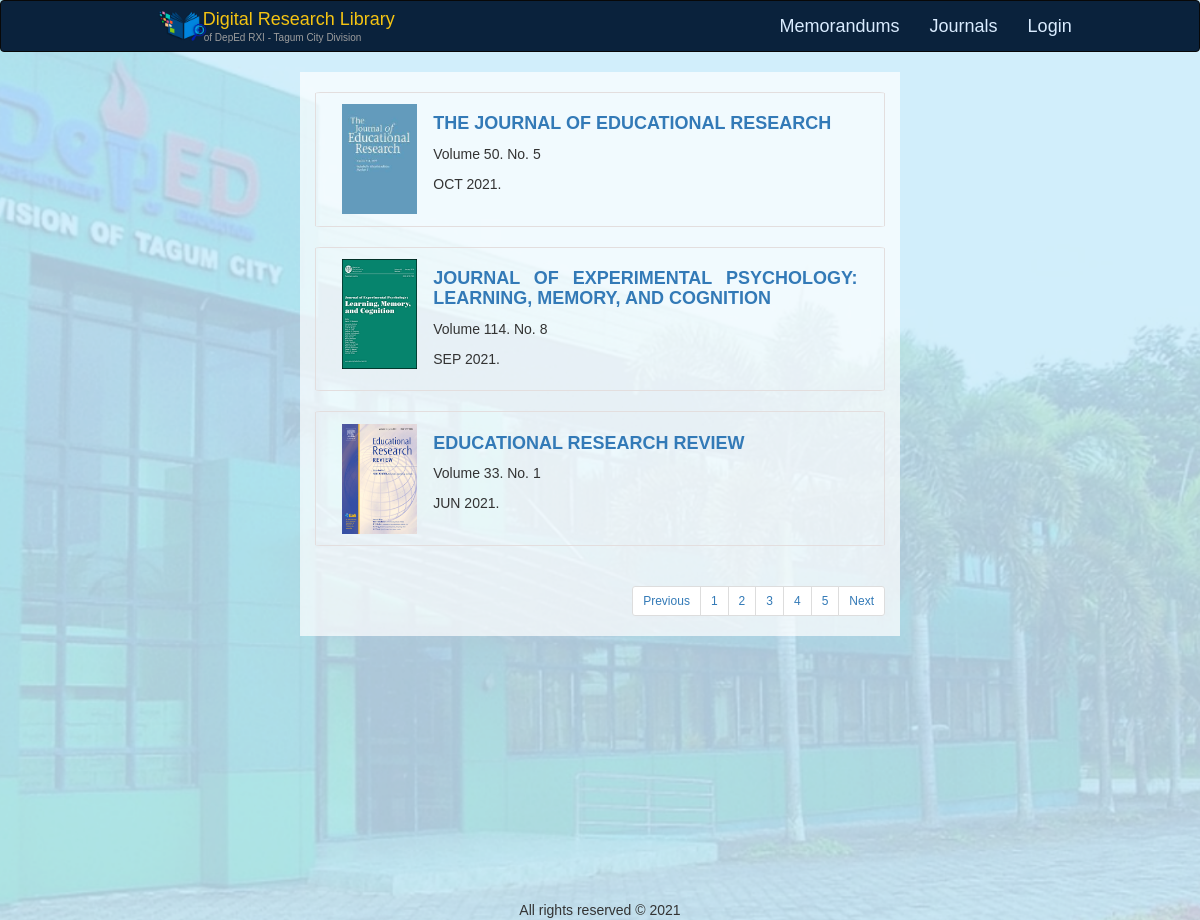
Page /pages/journals.php on the committed database.
### tables this page shows
CREATE TABLE `research_journal` (
  `journal_id` int(255) NOT NULL,
  `journal_user_id` int(255) NOT NULL COMMENT 'user who uploaded the journal',
  `journal_title` varchar(1024) NOT NULL,
  `journal_description` varchar(2048) NOT NULL,
  `journal_volume` int(255) NOT NULL,
  `journal_issue` int(255) NOT NULL,
  `journal_issn` varchar(1024) NOT NULL,
  `journal_publisher_name` varchar(1024) NOT NULL,
  `journal_date_publish` date NOT NULL,
  `journal_editor_team` varchar(1024) NOT NULL,
  `journal_filename` varchar(1024) NOT NULL,
  `journal_filepath` varchar(1024) NOT NULL,
  `journal_posted_at` datetime NOT NULL,
  `journal_updated_at` datetime NOT NULL,
  `journal_photo` varchar(1024) NOT NULL
);

### pages/journals.php (the view, shortened to what this page needs)
<?php
include "../database/db_config.php";
?>
<DOCTYPE! html>
<html>
	<head>
		<link rel="stylesheet" href="https://cdnjs.cloudflare.com/ajax/libs/font-awesome/4.7.0/css/font-awesome.min.css">
		<link rel="stylesheet" type="text/css" href="../bootstrap-3.3.7-dist/css/bootstrap.css">
		<link rel="stylesheet" type="text/css" href="../bootstrap-3.3.7-dist/css/bootstrap.min.css">
		<link rel="stylesheet" type="text/css" href="../css/body_css.css">
		<link rel="stylesheet" type="text/css" href="../css/footer_css.css">
		<link rel="stylesheet" type="text/css" href="../css/nav_css.css">
	</head>
	<body class="bg-light">
		<nav class="navbar navbar-inverse col-md-12">
		  	<div class="container-fluid col-md-10 col-md-offset-1">
			    <div class="navbar-header col-sm-6">
			      	<a class="navbar-brand nav_title_a col-sm-12" href="<?=(!isset($_SESSION['user']))? "index.php" : "homepage.php"?>">
			      		<span class="col-sm-1"><img   src="../images/logo1.png" height="30px" width="50px"></span>
			      			<span class="title_brand_nav col-sm-11" style="margin-top:-2px;">
			      				&nbsp; Digital Research Library
			      			</span>
			      			<br>
			      			<h6 class="title_nav_p col-sm-11" style="margin-top:1px;font-size:10px;">
			      				&nbsp;&nbsp;&nbsp;&nbsp;of DepEd RXI - Tagum City Division
			      			</h6>
			      	</a>
			    </div>
			    <ul class="nav title_brand navbar-nav navbar-right">
			    	<li class="title_brand" ><a class="title_brand" href="memorandum.php">Memorandums</a></li>
			    	<li class="title_brand" ><a class="title_brand" href="journals.php">Journals</a></li>
			      	<?php
						if (!isset($_SESSION['user'])) {
							echo "<li class=\"title_brand\" ><a class=\"title_brand\" href=\"login.php\">Login</a></li>";
						}
					?>
			    </ul>
		  	</div>
		</nav>
		<div class="container-fluid content">
		  	<div class="row content " >
			    <div class="col-sm-3 sidenav" >
			    </div>
			    <div class="col-sm-6 center_content body_middle">
			    	<br>
					<?php
						$query = "SELECT * FROM research_journal ORDER BY journal_date_publish DESC";
						if ($result = $db->query($query)){
							$defaultImg = "default_journal_photo.png";
							while ($row = $result->fetch_assoc()){
								$jid = $row['journal_id'];
								$jtitle = $row['journal_title'];
								$jvol = $row['journal_volume'];
								$jissue = $row['journal_issue'];
								$mDate = strtotime($row['journal_date_publish']);
								$jphoto = empty($row['journal_photo']) ? $defaultImg : $row['journal_photo'];
								$jLoc = "../images/journals/".$jphoto;
								$months = array("null","Jan","Feb","Mar","Apr","May","Jun","Jul","Aug","Sep","Oct","Nov","Dec");
								$jDate = strtoupper($months[intval(date('m',$mDate))])." ".date('Y',$mDate);
					?>
					<div class="col-sm-12" style="padding:2%; border: solid #e3dede 1px; border-radius:1%;">
		    			<div class="col-sm-2" >
							<img class="" src="<?=$jLoc?>" alt="<?=$jtitle?>" width="75px" height="110px">
						</div>
						<div class="col-sm-10">
							<p class="h4 text-justify"><b><a href="journals_view.php?id=<?=$jid?>">
								<?=strtoupper($jtitle)?>
			    			</a></b></p>
							<p class="text-justify">
								Volume <?=$jvol?>. No. <?=$jissue?>
							</p>
							<p class="text-justify">
								<?=$jDate?>.
							</p>
						</div>
					</div>
					<div>&nbsp;</div>
					<?php
						}
					} else {
						echo "<p> No uploaded journal yet.</p>";
					}
					?>
					<div class="text-right">
						<ul class="pagination pagination-sm ">
						    <li><a href="#">Previous</a></li>
						    <li><a href="#">1</a></li>
						    <li><a href="#">2</a></li>
						    <li><a href="#">3</a></li>
						    <li><a href="#">4</a></li>
						    <li><a href="#">5</a></li>
						    <li><a href="#">Next</a></li>
  						</ul>
					</div>
				</div>
				<div class="col-sm-3 sidenav" >
			    </div>
		  	</div>
		</div>
		<div class="footer text-center">
			<p>&nbsp;</p>
		    <p class="">All rights reserved &copy; 2021</p>
		</div>
	</body>
</html>

### css/body_css.css (style rules this page uses)
html { height: 100%; }
* { box-sizing: border-box; }
body { margin: 0; font-family: Arial, Helvetica, sans-serif; background-color: #f0f0ff; background-image: url('../images/bg2.png'); background-attachment: fixed; background-position: center; background-repeat: no-repeat; background-size: cover; width: 100%; }
.navbar-header, nav, .navbar { color: black; }
.navbar { background-color: #0a223c; }
.nav_title_a { margin-top: -5px; }
.title_brand_nav, .nav { font: Helvetica; color: #f5c412; }
.title_brand { font: Helvetica; color: #f5c412; font-size: 18px; }
li.title_brand a.title_brand { font: Helvetica; color: #daecff; font-size: 18px; }
.body_middle { background: rgba(255, 255, 255, 0.7) }

### css/footer_css.css (style rules this page uses)
.footer { position: absolute; bottom: 0; width: 100%; height: 50px; }

### css/nav_css.css (style rules this page uses)
body { margin: 0; font-family: Arial, Helvetica, sans-serif; }

### rows in the picture
research_journal: journal_photo (picture), journal_title "THE JOURNAL OF EDUCATIONAL RESEARCH", journal_volume "50", journal_issue "5", journal_date_publish "OCT 2021"
research_journal: journal_photo (picture), journal_title "JOURNAL OF EXPERIMENTAL PSYCHOLOGY: LEARNING, MEMORY, AND COGNITION", journal_volume "114", journal_issue "8", journal_date_publish "SEP 2021"
research_journal: journal_photo (picture), journal_title "EDUCATIONAL RESEARCH REVIEW", journal_volume "33", journal_issue "1", journal_date_publish "JUN 2021"
